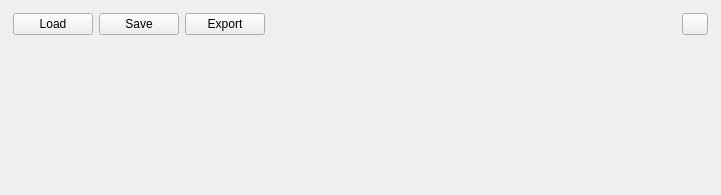
<?xml version="1.0" encoding="UTF-8"?>
<ui version="4.0">
 <class>Form</class>
 <widget class="QWidget" name="Form">
  <property name="geometry">
   <rect>
    <x>0</x>
    <y>0</y>
    <width>721</width>
    <height>195</height>
   </rect>
  </property>
  <property name="windowTitle">
   <string>Form</string>
  </property>
  <layout class="QVBoxLayout" name="verticalLayout">
   <item alignment="Qt::AlignTop">
    <widget class="QFrame" name="frame">
     <property name="frameShape">
      <enum>QFrame::NoFrame</enum>
     </property>
     <property name="frameShadow">
      <enum>QFrame::Raised</enum>
     </property>
     <layout class="QHBoxLayout" name="horizontalLayout">
      <property name="spacing">
       <number>6</number>
      </property>
      <property name="leftMargin">
       <number>2</number>
      </property>
      <property name="topMargin">
       <number>2</number>
      </property>
      <property name="rightMargin">
       <number>2</number>
      </property>
      <property name="bottomMargin">
       <number>2</number>
      </property>
      <item>
       <widget class="QPushButton" name="button_load">
        <property name="text">
         <string>Load</string>
        </property>
       </widget>
      </item>
      <item>
       <widget class="QPushButton" name="button_save">
        <property name="text">
         <string>Save</string>
        </property>
       </widget>
      </item>
      <item>
       <widget class="QPushButton" name="button_export">
        <property name="text">
         <string>Export</string>
        </property>
       </widget>
      </item>
      <item>
       <spacer name="horizontalSpacer">
        <property name="orientation">
         <enum>Qt::Horizontal</enum>
        </property>
        <property name="sizeHint" stdset="0">
         <size>
          <width>40</width>
          <height>20</height>
         </size>
        </property>
       </spacer>
      </item>
      <item>
       <widget class="QPushButton" name="button_close">
        <property name="maximumSize">
         <size>
          <width>26</width>
          <height>26</height>
         </size>
        </property>
        <property name="text">
         <string/>
        </property>
       </widget>
      </item>
     </layout>
    </widget>
   </item>
   <item>
    <widget class="QFrame" name="frame_form">
     <property name="frameShape">
      <enum>QFrame::NoFrame</enum>
     </property>
     <property name="frameShadow">
      <enum>QFrame::Raised</enum>
     </property>
     <layout class="QVBoxLayout" name="verticalLayout_2">
      <property name="leftMargin">
       <number>2</number>
      </property>
      <property name="topMargin">
       <number>2</number>
      </property>
      <property name="rightMargin">
       <number>2</number>
      </property>
      <property name="bottomMargin">
       <number>2</number>
      </property>
     </layout>
    </widget>
   </item>
   <item>
    <spacer name="verticalSpacer">
     <property name="orientation">
      <enum>Qt::Vertical</enum>
     </property>
     <property name="sizeHint" stdset="0">
      <size>
       <width>20</width>
       <height>40</height>
      </size>
     </property>
    </spacer>
   </item>
  </layout>
 </widget>
 <resources/>
 <connections/>
</ui>
